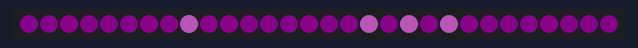
Simulated run of this program. Board: CircuitPython board. Parts: 30 RGB LEDs in strip order, left to right. Dim RGB values are drawn brighter than linear; random numbers come from a fixed seed.

Above: at 0.45 s.
At 2.85 s:
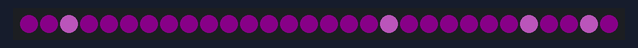
At 5.56 s:
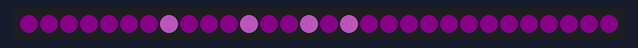
At 10.98 s:
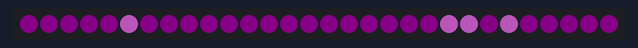
At 16.4 s:
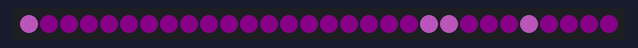
At 21.81 s:
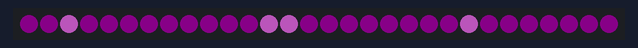

The program:

sparkle.py
```python
import board
from neopixel import NeoPixel
import time
import random

np = NeoPixel(board.D2, 30, auto_write= False, brightness=0.3)
i = 0

red = (255,0,0)
green = (0,255,0)
blue = (0,0,255)
yellow = (255,255,0)
cyan = (0,255,255)
magenta = (255,0,255)
white = (255,255,55)


clr_list = (red, green)
def sparkling_glitter(sparkle,sparkle2,speed,tim1):
    np.fill(sparkle)
    np.show()
    for i in range(tim1):
        np[random.randint(0,np.n-2)] = sparkle2
        np.show()
        time.sleep(speed)
while True:
    sparkling_glitter((32,2,30),(240,110,240),0,4)
```
